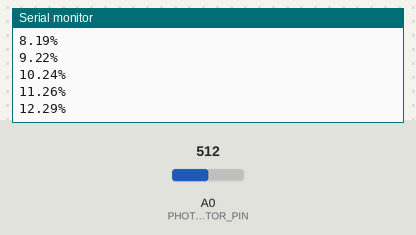
Recording of a sketch running on a simulated Arduino Uno, built with avr-gcc and run on an emulated ATmega328P. On the bench: the last lines printed to the serial monitor. The inputs (shaded band) are chosen by the test bench; at power-on: A0 (PHOTORESISTOR_PIN) = 512.

Above: at 1.2 s.
1.3 s: A0 (PHOTORESISTOR_PIN) set to 716
At 1.31 s:
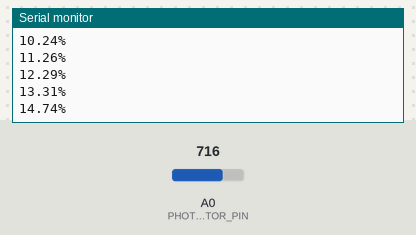
2.8 s: A0 (PHOTORESISTOR_PIN) set to 900
At 6.44 s:
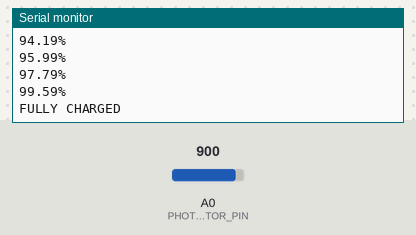
Timing chart, 0 to 7.9 s (numbered marks = the images above; inputs shaded):
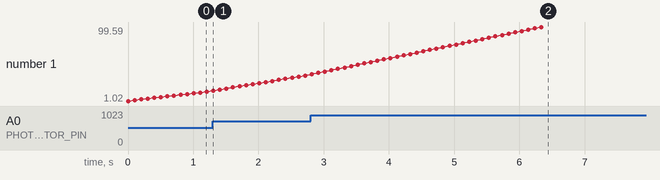

Measured:
- after the input at 1.3 s, the serial monitor: prints a new line at once (image 1)
- after the input at 2.8 s, the serial monitor: prints a new line at once (image 2)
- plotted number 1: 13.31 → 34.79 after the input at 1.3 s, 34.79 → 99.59 after the input at 2.8 s

The sketch:

day7_battery_percentage.ino
```cpp
/*
 * 30 Days - Lost in Space
 * Day 6 - Time to Fix the Battery
 *
 * Learn more at https://learn.inventr.io/adventure
 *
 * We will need to find an additional source of power as our battery will not last long
 * without some recharging.  We do have solar panels so let's work on how the HERO can
 * monitor the power coming from those panels using a "photo-resistor" to simulate the
 * variable power available to our Lander.
 *
 * Alex Eschenauer
 * David Schmidt
 * Greg Lyzenga
 */

/*
 * Arduino concepts introduced/documented in this lesson.
 * - unsigned int: A 16 bit value containing numbers from 0 to 65535
 * - Serial Monitor: Allows the HERO to display text in an Arduino IDE window.
 * - Serial.begin(): Used to initialize the Serial Monitor.
 * - Serial.print(): Display some text in the Arduino IDE Serial Monitor window.
 * - Serial.println(): Display test in the Serial Monitor followed by a newline.
 * - analogRead(): Read a value from an analog pin that is based on how much voltage is on the pin (0-5v)
 *
 * Parts and electronics concepts introduced in this lesson.
 * - Analog pins: Pins on the HERO that can read many different values instead of just HIGH/LOW.
 * - Photo Resistor: Changes it's resistance depending on how much light it senses.
 */

/* We start by including this line of code, which helps our HERO work properly with the Arduino program. */
#include "Arduino.h"

// Our photoresistor will give us a reading of the current light level on this analog pin
  const byte PHOTORESISTOR_PIN = A0;  // we pick an analog pin (defined in Arduino.h)

// These two constants set the minimum and maximum delay times for oue blinking LED
// The type "unsigned int" represents numbers from 0 to 65535.  Another name you may
// see for this type is "uint16_t".  We need this since these delay values can be
// greater than the biggest number a byte can represent (255).
const unsigned int BATTERY_CAPACITY = 50000;   // 50 ms shortest blink delay


// One time setup
void setup() {
  // We will blink our build in LED based on amount of light received from our photoresistor
  pinMode(PHOTORESISTOR_PIN, INPUT);  // input value from analog pin connected to photoresistor

  /*
   * To show you the exact value being read on the analog pin we will print the exact number
   * using our Arduino IDE's "Serial Monitor".  This is a window displayed under the sketch that
   * can display text sent to it from the HERO.
   *
   * The speed that this data is sent/received must match between the Arduino IDE and HERO.  We
   * configure this speed for the HERO to send data using the Serial.begin() function.  Throughout
   * this course we will use a typical value of 9600 "baud", which is 9,600 bit of information per
   * second.
   */
  Serial.begin(9600);  // This initializes the Serial Monitor and sets the speed to 9600 bits per second
}

unsigned int battery_percentage = 0;


void PrintBatteryPercentage(){
  if (battery_percentage < BATTERY_CAPACITY){
    Serial.print(((double)battery_percentage/(double)BATTERY_CAPACITY)*100);
    Serial.println("%");
  }else {
    Serial.println("FULLY CHARGED");
  }

}


// The loop() function is called over and over when sketch is run.
void loop() {
  if (battery_percentage < BATTERY_CAPACITY) {
    battery_percentage += analogRead(PHOTORESISTOR_PIN);
    if (battery_percentage > BATTERY_CAPACITY){
      battery_percentage = BATTERY_CAPACITY;
    }
  }

  PrintBatteryPercentage();
  delay(100);
}
```
